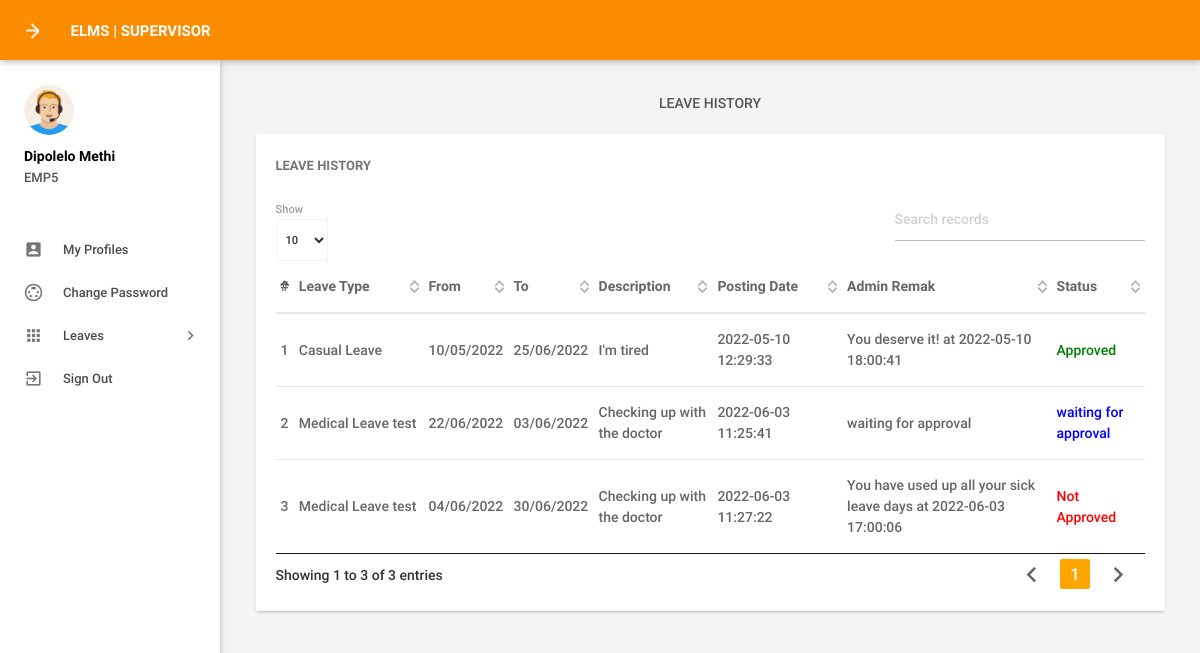
Page /leavehistory.php (signed in) on the committed database.
### tables this page shows
CREATE TABLE `employees` (
  `id` int(11) NOT NULL,
  `EmpId` varchar(100) NOT NULL,
  `FirstName` varchar(150) NOT NULL,
  `LastName` varchar(150) NOT NULL,
  `EmailId` varchar(200) NOT NULL,
  `Password` varchar(180) NOT NULL,
  `Gender` varchar(100) NOT NULL,
  `Dob` varchar(100) NOT NULL,
  `Department` varchar(255) NOT NULL,
  `Address` varchar(255) NOT NULL,
  `City` varchar(200) NOT NULL,
  `Country` varchar(150) NOT NULL,
  `Phonenumber` char(11) NOT NULL,
  `Status` int(1) NOT NULL,
  `RegDate` timestamp NOT NULL DEFAULT current_timestamp(),
  `RoleID` int(11) NOT NULL
);

CREATE TABLE `leaves` (
  `id` int(11) NOT NULL,
  `LeaveType` varchar(110) NOT NULL,
  `ToDate` varchar(120) NOT NULL,
  `FromDate` varchar(120) NOT NULL,
  `Description` mediumtext NOT NULL,
  `PostingDate` timestamp NOT NULL DEFAULT current_timestamp(),
  `AdminRemark` mediumtext DEFAULT NULL,
  `AdminRemarkDate` varchar(120) DEFAULT NULL,
  `Status` int(1) NOT NULL,
  `IsRead` int(1) NOT NULL,
  `empid` int(11) DEFAULT NULL
);

### leavehistory.php (the view, shortened to what this page needs)
<?php
include('includes/config.php');
if(strlen($_SESSION['emplogin'])==0)
    {
header('location:index.php');
}
else{
 ?>
<!DOCTYPE html>
<html lang="en">
    <head>
        <link type="text/css" rel="stylesheet" href="assets/plugins/materialize/css/materialize.min.css"/>
        <link href="assets/plugins/material-preloader/css/materialPreloader.min.css" rel="stylesheet">
        <link href="assets/plugins/datatables/css/jquery.dataTables.min.css" rel="stylesheet">
        <link href="assets/css/alpha.min.css" rel="stylesheet" type="text/css"/>
        <link href="assets/css/custom.css" rel="stylesheet" type="text/css"/>
    </head>
    <body>
       <?php include('includes/header.php');?>
       <?php include('includes/sidebar.php');?>
            <main class="mn-inner">
                <div class="row">
                    <div class="col s12">
                        <div class="page-title">Leave History</div>
                    </div>
                    <div class="col s12 m12 l12">
                        <div class="card">
                            <div class="card-content">
                                <span class="card-title">Leave History</span>
                                <table id="example" class="display responsive-table ">
                                    <thead>
                                        <tr>
                                            <th>#</th>
                                            <th width="120">Leave Type</th>
                                            <th>From</th>
                                            <th>To</th>
                                             <th>Description</th>
                                             <th width="120">Posting Date</th>
                                            <th width="200">Admin Remak</th>
                                            <th>Status</th>
                                        </tr>
                                    </thead>
                                    <tbody>
<?php
$eid=$_SESSION['eid'];
$sql = "SELECT LeaveType,ToDate,FromDate,Description,PostingDate,AdminRemarkDate,AdminRemark,Status from leaves where empid=:eid";
$query = $dbh -> prepare($sql);
$query->bindParam(':eid',$eid,PDO::PARAM_STR);
$query->execute();
$results=$query->fetchAll(PDO::FETCH_OBJ);
$cnt=1;
if($query->rowCount() > 0)
{
foreach($results as $result)
{               ?>
                                        <tr>
                                            <td> <?php echo htmlentities($cnt);?></td>
                                            <td><?php echo htmlentities($result->LeaveType);?></td>
                                            <td><?php echo htmlentities($result->ToDate);?></td>
                                            <td><?php echo htmlentities($result->FromDate);?></td>
                                           <td><?php echo htmlentities($result->Description);?></td>
                                            <td><?php echo htmlentities($result->PostingDate);?></td>
                                            <td><?php if($result->AdminRemark=="")
                                            {
echo htmlentities('waiting for approval');
                                            } else
{
 echo htmlentities(($result->AdminRemark)." "."at"." ".$result->AdminRemarkDate);
}
                                            ?></td>
                                                                                 <td><?php $stats=$result->Status;
if($stats==1){
                                             ?>
                                                 <span style="color: green">Approved</span>
                                                 <?php } if($stats==2)  { ?>
                                                <span style="color: red">Not Approved</span>
                                                 <?php } if($stats==0)  { ?>
 <span style="color: blue">waiting for approval</span>
 <?php } ?>
                                             </td>
                                        </tr>
                                         <?php $cnt++;} }?>
                                    </tbody>
                                </table>
                            </div>
                        </div>
                    </div>
                </div>
            </main>
        <div class="left-sidebar-hover"></div>
    </body>
</html>
<?php } ?>

### includes/sidebar.php (shortened to what this page needs)
     <aside id="slide-out" class="side-nav white fixed">
                <div class="side-nav-wrapper">
                    <div class="sidebar-profile">
                        <div class="sidebar-profile-image">
                            <img src="assets/images/profile-image.png" class="circle" alt="">
                        </div>
                        <div class="sidebar-profile-info">
                    <?php
$eid=$_SESSION['eid'];
$sql = "SELECT FirstName,LastName,EmpId from  employees where id=:eid";
$query = $dbh -> prepare($sql);
$query->bindParam(':eid',$eid,PDO::PARAM_STR);
$query->execute();
$results=$query->fetchAll(PDO::FETCH_OBJ);
if($query->rowCount() > 0)
{
foreach($results as $result)
{               ?>
                                <p><?php echo htmlentities($result->FirstName." ".$result->LastName);?></p>
                                <span><?php echo htmlentities($result->EmpId)?></span>
                         <?php }} ?>
                        </div>
                    </div>
                <ul class="sidebar-menu collapsible collapsible-accordion" data-collapsible="accordion">
  <li class="no-padding"><a class="waves-effect waves-grey" href="myprofile.php"><i class="material-icons">account_box</i>My Profiles</a></li>
  <li class="no-padding"><a class="waves-effect waves-grey" href="emp-changepassword.php"><i class="material-icons">settings_input_svideo</i>Change Password</a></li>
                    <li class="no-padding">
                        <a class="collapsible-header waves-effect waves-grey"><i class="material-icons">apps</i>Leaves<i class="nav-drop-icon material-icons">keyboard_arrow_right</i></a>
                    </li>
                  <li class="no-padding">
                                <a class="waves-effect waves-grey" href="logout.php"><i class="material-icons">exit_to_app</i>Sign Out</a>
                            </li>
                </ul>
                </div>
            </aside>

### rows in the picture
employees: FirstName+LastName "Dipolelo Methi", EmpId "EMP5"
leaves: LeaveType "Casual Leave", ToDate "10/05/2022", FromDate "25/06/2022", Description "I'm tired", PostingDate "2022-05-10 12:29:33", AdminRemark+AdminRemarkDate "You deserve it! at 2022-05-10 18:00:41", Status "Approved"
leaves: LeaveType "Medical Leave test", ToDate "22/06/2022", FromDate "03/06/2022", Description "Checking up with the doctor", PostingDate "2022-06-03 11:25:41", Status "waiting for approval"
leaves: LeaveType "Medical Leave test", ToDate "04/06/2022", FromDate "30/06/2022", Description "Checking up with the doctor", PostingDate "2022-06-03 11:27:22", AdminRemark+AdminRemarkDate "You have used up all your sick leave days at 2022-06-03 17:00:06", Status "Not Approved"
